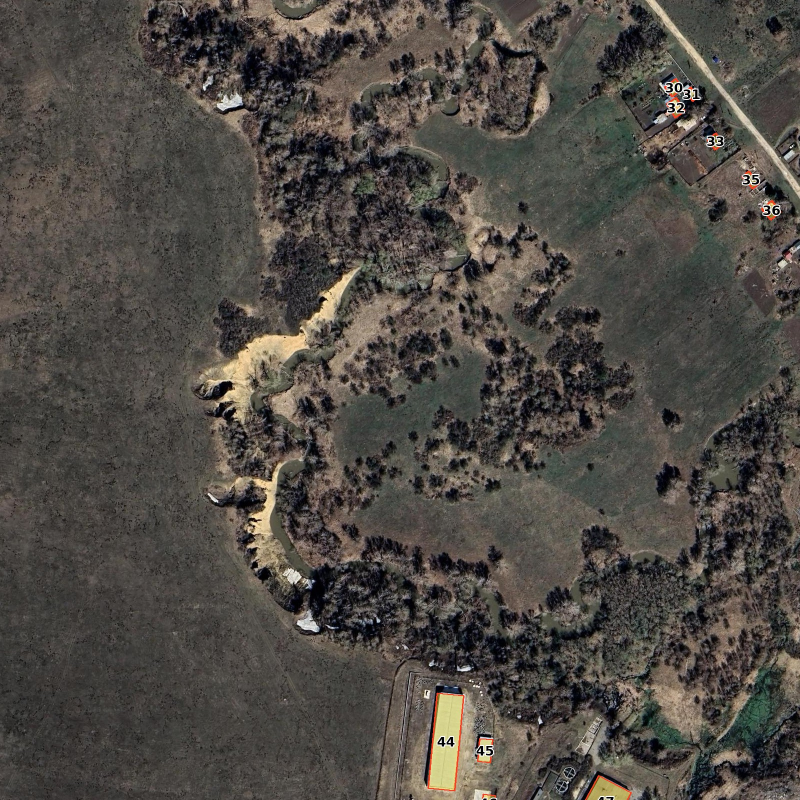
#> input picture scripts/qc_alt.jpg, 1600 x 1600 px, given in place of 05_Пригородное.jpg, which was not available (shown at 1/2 size)
$ python 51c_verify_match.py
#> lines starting #> are read from the running program, lines starting #| are printed output that depends on the picture; long printed decimals are rounded; pictures that were not available may be replaced by others from this repository, and a replacement may not be noted
# -*- coding: utf-8 -*-
"""
Шаг 51c. Верификация привязки image.png к кадру 05_Пригородное.jpg (22 inliers):
NCC-корреляция варпа + пересчёт quad в координаты мозаики через crop_transform.
"""
import sys, os, json, math
sys.path.insert(0, os.path.dirname(__file__))
import cv2
import numpy as np

BASE = '/home/z/my-project'
key = 'prigorodnoe'

# quad в координатах КАДРА (из 51b): image -> frame, scale 0.8798
# повторим оценку аффинной тут же, надёжнее хранить матрицу
import importlib.util
spec = importlib.util.spec_from_file_location('m51b', f'{BASE}/scripts/51b_match_frames.py')
# не исполняем main, а повторим код:

def estimate():
    old = cv2.imread(f'{BASE}/upload/05_Пригородное.jpg')
#> old is the input picture: shape (1600, 1600, 3); mean B, G, R 68.9, 74.5, 79.2
    new = cv2.imread(f'{BASE}/upload/image.png')
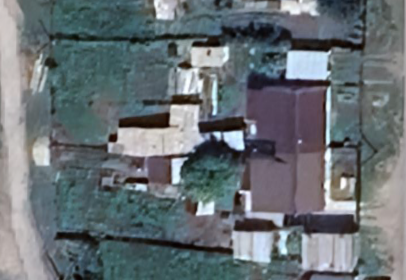
#> input picture upload/image.png, 406 x 280 px, found by its file name
#> new is the input picture: shape (280, 406, 3); mean B, G, R 116.4, 112, 103.9
    Hn, Wn = new.shape[:2]
#> Hn = 280; Wn = 406
    DS = 4
    s = 1.0 / DS
    old_s = cv2.resize(old, None, fx=s, fy=s, interpolation=cv2.INTER_AREA)
    g1 = cv2.cvtColor(old_s, cv2.COLOR_BGR2GRAY)
    g2 = cv2.cvtColor(new, cv2.COLOR_BGR2GRAY)
    clahe = cv2.createCLAHE(clipLimit=2.0, tileGridSize=(8, 8))
    g1, g2 = clahe.apply(g1), clahe.apply(g2)
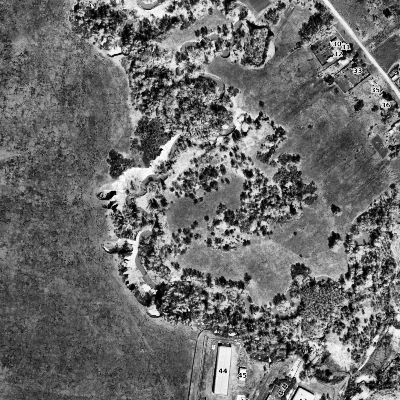
#> g1: shape (400, 400); min 0, max 254, mean 107.7
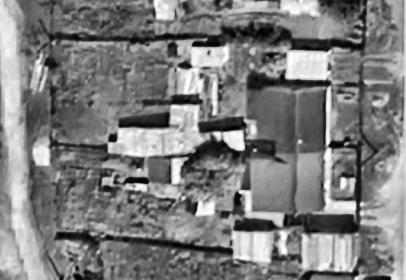
#> g2: shape (280, 406); min 1, max 255, mean 124.9
    sift = cv2.SIFT_create(nfeatures=40000, contrastThreshold=0.02)
    k1, d1 = sift.detectAndCompute(g1, None)
#> k1 = 3205 keypoints; strongest (x, y, size): (113, 193, 3.9), (231, 154, 2.3), (127, 282, 2), (348, 350, 2.1)
    k2, d2 = sift.detectAndCompute(g2, None)
#> k2 = 2579 keypoints; strongest (x, y, size): (235, 140, 12.1), (186, 65, 6.5), (218, 135, 5.1), (328, 142, 3.3)
    flann = cv2.FlannBasedMatcher(dict(algorithm=1, trees=5), dict(checks=64))
    matches = flann.knnMatch(d2, d1, k=2)
#> matches = 2579 matches
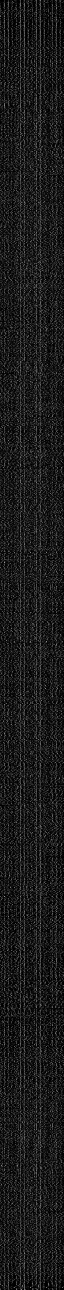
#> d2: shape (2579, 128) float32 (shown at 1/2 size); min 0, max 205, mean 26.8
    good = [m for m, n in matches if m.distance < 0.75 * n.distance]
#> good = 12 matches
    src = np.float32([k2[m.queryIdx].pt for m in good]).reshape(-1, 1, 2)
#> src = [[22.33, 181.9], [32.11, 215.9], [39.5, 237.5], [57.69, 82.09], [125, 114.8], [134.7, 109], [164.9, 130.8], [185.9, 107.4], [212.3, 136.9], [264, 249.3], [273.8, 276.1], [330, 251.2]]
    dst = np.float32([k1[m.trainIdx].pt for m in good]).reshape(-1, 1, 2)
#> dst = [[382.1, 394.3], [382.6, 390.8], [382.6, 390.8], [211.2, 360.9], [210.5, 389.2], [210.5, 389.2], [330, 210.5], [156.1, 8.03], [125.9, 243.5], [382.1, 394.3], [235.6, 278.8], [308.2, 387.9]]
    M, inl = cv2.estimateAffinePartial2D(src, dst, method=cv2.RANSAC,
                                         ransacReprojThreshold=3.0, maxIters=20000, confidence=0.999)
#> M = [[-0.0587, 0.0271, 378.6], [-0.0271, -0.0587, 405.2]]; inl = [1, 1, 1, 0, 0, 0, 0, 0, 0, 0, 0, 0]
    M3 = np.vstack([M, [0, 0, 1]])
#> M3 = [[-0.0587, 0.0271, 378.6], [-0.0271, -0.0587, 405.2], [0, 0, 1]]
    S = np.diag([DS, DS, 1.0]).astype(np.float64)
    M_full = S @ M3  # image px -> frame px (full)
#> M_full = [[-0.235, 0.108, 1514.3], [-0.108, -0.235, 1621], [0, 0, 1]]
    return old, new, M_full, int(inl.sum()), Wn, Hn

old, new, M_full, ninl, Wn, Hn = estimate()
#> ninl = 3; Wn = 406; Hn = 280
print(f'inliers {ninl}, M_full scale {math.hypot(*M_full[0,:2]):.4f}')
#| inliers 3, M_full scale 0.2585

# NCC: варп кадра в геометрию изображения
warped = cv2.warpAffine(old, np.linalg.inv(M_full)[:2, :], (Wn, Hn),
                        flags=cv2.INTER_LINEAR, borderMode=cv2.BORDER_REPLICATE)
gw, gn = cv2.cvtColor(warped, cv2.COLOR_BGR2GRAY), cv2.cvtColor(new, cv2.COLOR_BGR2GRAY)
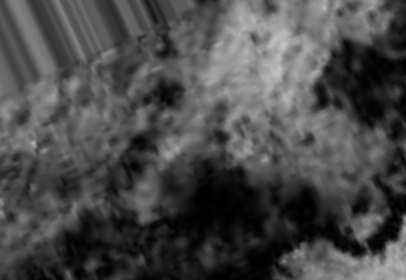
#> gw: shape (280, 406); min 0, max 196, mean 73.5
a = gw.astype(np.float32) - gw.mean(); b = gn.astype(np.float32) - gn.mean()
#> after `a = gw.astype(np.float32) - gw.mean()`:
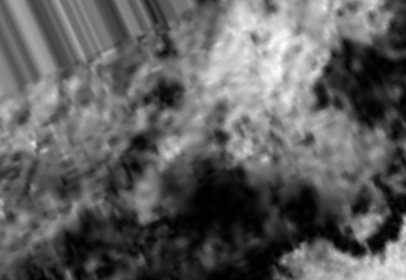
#> a: shape (280, 406) float32; min -73.53, max 122.5, mean 0; drawn with min black and max white
ncc = float((a * b).sum() / (np.sqrt((a * a).sum() * (b * b).sum()) + 1e-9))
#> ncc = 0.00549
print(f'NCC full-image: {ncc:.4f}')
#| NCC full-image: 0.0055

# сайд-бай-сайд для VLM-сверки
side = np.hstack([new, warped])
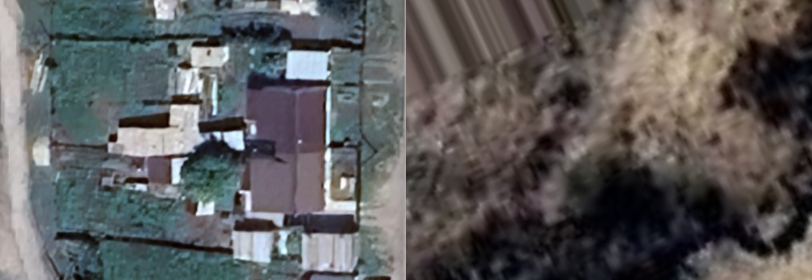
#> side: shape (280, 812, 3); mean B, G, R 91.8, 91.6, 92.2
cv2.imwrite(f'{BASE}/work/user_img_vs_frame.png', side)
print('side-by-side: work/user_img_vs_frame.png')

# quad изображения в координатах кадра
corners = np.float32([[0, 0], [Wn, 0], [Wn, Hn], [0, Hn]]).reshape(-1, 1, 2)
#> corners = [[0, 0], [406, 0], [406, 280], [0, 280]]
quad_frame = cv2.transform(corners, M_full[:2, :]).reshape(-1, 2)
#> quad_frame = [[1514.3, 1621], [1419, 1577], [1449.3, 1511.3], [1544.6, 1555.2]]
print('quad (frame px):', quad_frame.round(1).tolist())
#| quad (frame px): [[1514.300, 1621.0], [1419.0, 1577.0], [1449.300, 1511.300], [1544.600, 1555.200]]

# пересчёт в координаты мозаики через crop_transform (frame -> mosaic)
#> (the run stopped early here; a loop or call above may not have finished)
